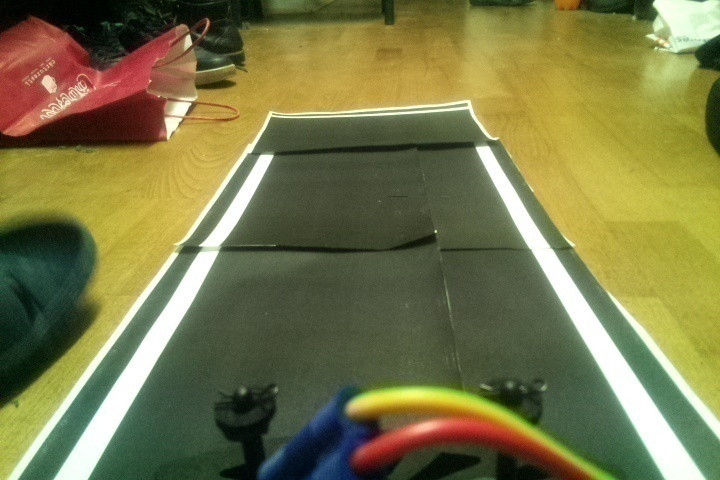
#> input picture org.jpg, 720 x 480 px
$ python test.py   (Python 2 division)
#> lines starting #> are read from the running program, lines starting #| are printed output that depends on the picture; after the words box and inside, x2 and y2 are one past the last pixel; in counts of white or black regions, pixels touching at a corner belong together
import cv2
#from picamera import PiCamera
from time import sleep
#from picamera.array import PiRGBArray
import numpy as np
import copy

def draw_lines(img, lines, color=[255, 0, 0], thickness=2):
    """
    NOTE: this is the function you might want to use as a starting point once you want to
    average/extrapolate the line segments you detect to map out the full
    extent of the lane (going from the result shown in raw-lines-example.mp4
    to that shown in P1_example.mp4).

    Think about things like separating line segments by their
    slope ((y2-y1)/(x2-x1)) to decide which segments are part of the left
    line vs. the right line.  Then, you can average the position of each of
    the lines and extrapolate to the top and bottom of the lane.

    This function draws `lines` with `color` and `thickness`.
    Lines are drawn on the image inplace (mutates the image).
    If you want to make the lines semi-transparent, think about combining
    this function with the weighted_img() function below
    """
    for line in lines:
        for x1,y1,x2,y2 in line:
            cv2.line(img, (x1, y1), (x2, y2), color, thickness)

def hough_lines(img, rho, theta, threshold, min_line_len, max_line_gap):
    """
    `img` should be the output of a Canny transform.

    Returns an image with hough lines drawn.
    """
    lines = cv2.HoughLinesP(img, rho, theta, threshold, np.array([]), minLineLength=min_line_len, maxLineGap=max_line_gap)
    line_img = np.zeros((img.shape[0], img.shape[1], 3), dtype=np.uint8)
    return (line_img, lines)

# Python 3 has support for cool math symbols.

def weighted_img(img, initial_img, a=0.8, b=1., g=0.):
    """
    `img` is the output of the hough_lines(), An image with lines drawn on it.
    Should be a blank image (all black) with lines drawn on it.

    `initial_img` should be the image before any processing.

    The result image is computed as follows:

    initial_img * a + img * b + hg
    NOTE: initial_img and img must be the same shape!
    """
    return cv2.addWeighted(initial_img, a, img, b, g)

def region_of_interest(img, vertices):
    """
    Applies an image mask.

    Only keeps the region of the image defined by the polygon
    formed from `vertices`. The rest of the image is set to black.
    """
    #defining a blank mask to start with
    mask = np.zeros_like(img)

    #defining a 3 channel or 1 channel color to fill the mask with depending on the input image
    if len(img.shape) > 2:
        channel_count = img.shape[2]  # i.e. 3 or 4 depending on your image
        ignore_mask_color = (255,) * channel_count
    else:
        ignore_mask_color = 255

    #filling pixels inside the polygon defined by "vertices" with the fill color
    cv2.fillPoly(mask, vertices, ignore_mask_color)

    #returning the image only where mask pixels are nonzero
    masked_image = cv2.bitwise_and(img, mask)
    return masked_image
def distancePoint(x1,y1, x2, y2):
	diff1 = x1 - x2
	if (0 > diff1):
		diff1 = diff1 * (-1)

	diff2 = y1 - y2
	if (0 > diff2):
		diff2 = diff2 * (-1)

	return  (diff1 + diff2) / 2

def distanceLines(line1, line2):
	distance = distancePoint(line1[0], line1[1], line2[0], line2[1]) + distancePoint(line1[2], line1[3], line2[2], line2[3])
	return distance / 2

def averageLines(lines):
	threshold = 100
	i = 0
	k = 0
	newList=[]
	alreadyDetected=[]
	while (k < len(lines)):
		alreadyDetected.insert(k,0)
		k+=1
	while (i < len(lines)):
		j = i + 1
		while (j < len(lines)):
			if (threshold > distanceLines(lines[i][0], lines[j][0])):
				alreadyDetected[j]=1
			j = j +1
		i = i +1
	i = 0
	while (i < len(lines)):
		if(0== alreadyDetected[i]):
			newList.insert(len(newList), lines[i])
		i+=1
	return newList
def getCarMargins(image):
	#width in procent
	width = 50
	height = 10
	imgShape=image.shape
	return [(imgShape[1]/2 - (imgShape[1] * width /100 / 2),imgShape[0]), (imgShape[1]/2 + (imgShape[1] * width /100 / 2),imgShape[0]-(imgShape[0] * height/100))]
def drawCarDirection(image, margins):
	#width in procent
	width = 50
	imgShape=image.shape
	cv2.rectangle(image, margins[0], margins[1], [0,255,0], 2)
def getOrientation(image, lines, margins):
	center = [(margins[0][0] + margins[1][0]) / 2, (margins[0][1] + margins[1][1]) / 2]
	laneEnd = []

	if (1 < len(lines)):
		i = 0
		while (2 > i):
			closePoint = lines[i][0]
			secondPoint = copy.copy(lines[i][0])
			#print closePoint, secondPoint, closePoint,distancePoint(secondPoint[2], secondPoint[3], center[0], center[1]),distancePoint(closePoint[0], closePoint[1], center[0], center[1])
			if (distancePoint(closePoint[0], closePoint[1], center[0], center[1]) > distancePoint(secondPoint[2], secondPoint[3], center[0], center[1])):
				closePoint[0] = secondPoint[2]
				closePoint[1] = secondPoint[3]
				closePoint[2] = secondPoint[0]
				closePoint[3] = secondPoint[1]
			i = i + 1

			cv2.circle(image, (closePoint[0], closePoint[1]), 20,[0,0,255], 2)
			laneEnd.insert(len(laneEnd), [closePoint[0], closePoint[1]])

	cv2.line(image, (center[0], center[1]), (center[0], 100), [0,255,0], 2)
	laneLocLeft = laneEnd[0]
	laneLocRight = laneEnd[1]
	if (laneLocLeft[0] > laneLocRight[0]):
		laneLocRight = laneLocLeft
		laneLocLeft = laneEnd[1]
	print "lane left=",laneLocLeft," lane right=", laneLocRight

	distanceLeftLaneCenter = center[0] - laneLocLeft[0]
	distanceRightLaneCenter = laneLocRight[0] - center[0]
	distanceMedium = (distanceLeftLaneCenter + distanceRightLaneCenter) / 2
	distanceLeftLaneProcent = (distanceLeftLaneCenter * 100) / distanceMedium
	distanceRightLaneProcent = (distanceRightLaneCenter * 100) / distanceMedium

	print "Left procent=", distanceLeftLaneProcent, "Right procent=", distanceRightLaneProcent

	cv2.line(image, (laneLocLeft[0], laneLocLeft[1]), (center[0], center[1]),[0,0,255],2)
	cv2.putText(image, str(distanceLeftLaneCenter)+" "+str(distanceLeftLaneProcent)+"%", (laneLocLeft[0] + 20,laneLocLeft[1]-10), 0, 2, [0,0,255],2,cv2.LINE_AA)

	cv2.line(image, (laneLocRight[0], laneLocRight[1]), (center[0], center[1]),[0,0,255],2)
	cv2.putText(image, str(distanceRightLaneCenter) + " "+ str(distanceRightLaneProcent)+"%", (laneLocRight[0] - 300,laneLocRight[1]-10), 0, 2, [0,0,255],2,cv2.LINE_AA)

	print distanceMedium

# [6 lines of commented-out code are left out]

image = cv2.imread("org.jpg")
#> image is the input picture: shape (480, 720, 3); mean B, G, R 72.6, 119.8, 121.5
cv2.imwrite("org.jpg", image)


gray=cv2.cvtColor(image, cv2.COLOR_RGB2GRAY)
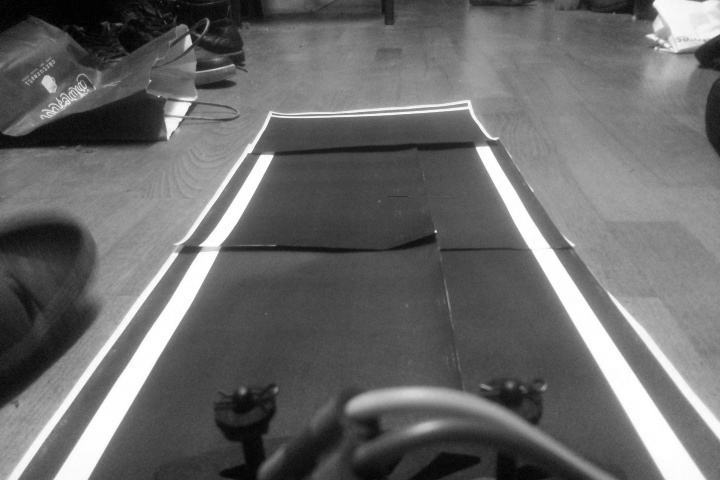
#> gray: shape (480, 720); min 0, max 255, mean 105.9
img_hsv=cv2.cvtColor(image,cv2.COLOR_RGB2HSV)
#> img_hsv: shape (480, 720, 3); mean H, S, V 80.5, 118.6, 130.6

lower_yellow = np.array([20, 100, 100], dtype = "uint8")
upper_yellow = np.array([30, 255, 255], dtype="uint8")
mask_yellow = cv2.inRange(img_hsv, lower_yellow, upper_yellow)
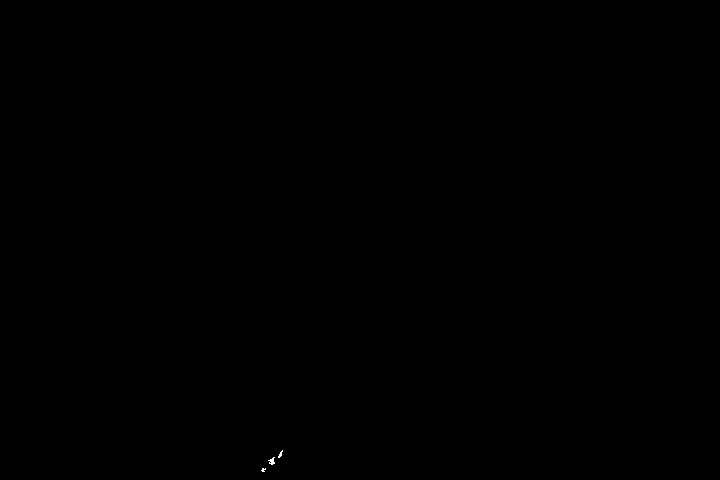
#> mask_yellow: shape (480, 720); 0.02% white in thin lines or dots, all inside (x1, y1, x2, y2) = (261, 450, 283, 472)
mask_white = cv2.inRange(gray, 200, 255)
#> mask_white: shape (480, 720); 7.4% white; 47 white regions (31 under 20 px), largest, box (x1, y1, x2, y2) and area: (476, 146, 706, 480) 8882, (54, 155, 273, 480) 7794, (653, 0, 720, 52) 2614
mask_yw = cv2.bitwise_or(mask_white, mask_yellow)
mask_yw_image = cv2.bitwise_and(gray, mask_yw)

kernel_size = 5
gauss_gray = cv2.GaussianBlur(mask_yw_image,(kernel_size,kernel_size), 0)

low_threshold = 50
high_threshold = 150
canny_edges = cv2.Canny(gauss_gray,low_threshold,high_threshold)
#> canny_edges: shape (480, 720); 1.7% white in thin lines or dots

imshape = image.shape
#> imshape = (480, 720, 3)
lower_left = [imshape[1]/9,imshape[0]]
#> lower_left = [80, 480]
lower_right = [imshape[1]-imshape[1]/9,imshape[0]]
#> lower_right = [640, 480]
top_left = [imshape[1]/2-imshape[1]/8,imshape[0]/2+imshape[0]/5]
#> top_left = [270, 336]
top_right = [imshape[1]/2+imshape[1]/8,imshape[0]/2+imshape[0]/5]
#> top_right = [450, 336]

lower_left=[0,imshape[0] - 20]
#> lower_left = [0, 460]
lower_right=[imshape[1],imshape[0] - 20]
#> lower_right = [720, 460]
top_right=[imshape[1],imshape[0]*1/4]
top_left=[imshape[1]/5,imshape[0]*1/4]


vertices = [np.array([lower_left,top_left,top_right,lower_right],dtype=np.int32)]
roi_image = region_of_interest(canny_edges, vertices)
#> in region_of_interest, `cv2.fillPoly(mask, vertices, ignore_mask_color)`:
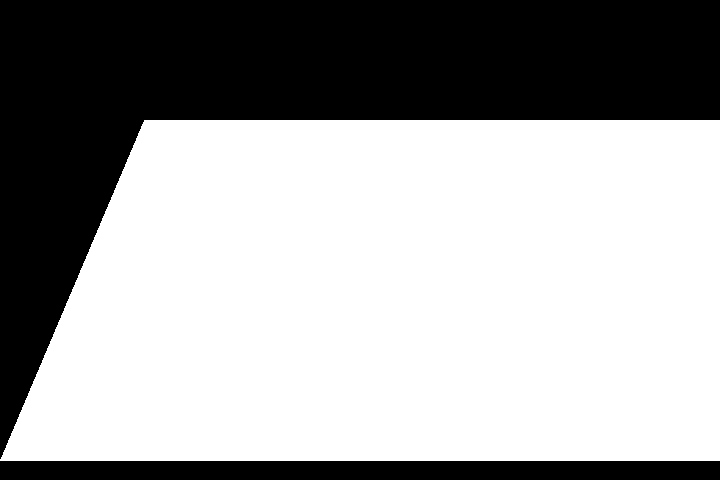
#> mask: shape (480, 720); 63.9% white; 2 black regions, box (x1, y1, x2, y2) and area: (0, 0, 720, 459) 110952, (0, 461, 720, 480) 13680
#> in region_of_interest, `masked_image = cv2.bitwise_and(img, mask)`:
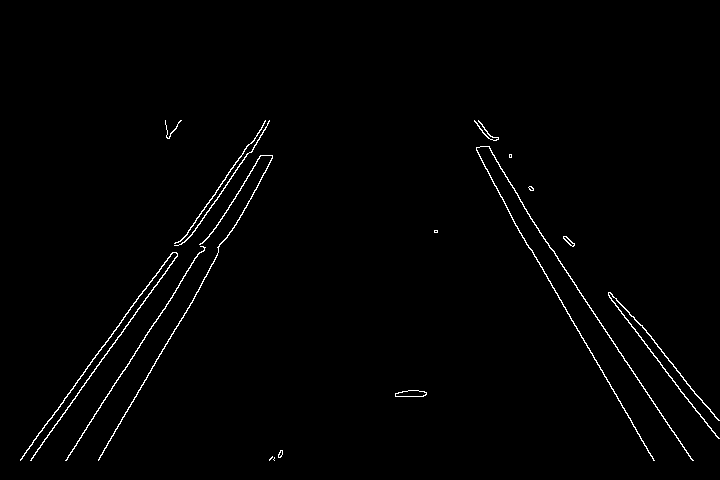
#> masked_image: shape (480, 720); 1.2% white in thin lines or dots, all inside (x1, y1, x2, y2) = (20, 120, 720, 461)

#rho and theta are the distance and angular resolution of the grid in Hough space
#same values as quiz
rho = 2
theta = np.pi/180
#threshold is minimum number of intersections in a grid for candidate line to go to output
threshold = 150
min_line_len = 50
max_line_gap = 300
houghResult = hough_lines(roi_image, rho, theta, threshold, min_line_len, max_line_gap)
#> in hough_lines, `lines = cv2.HoughLinesP(img, rho, theta, threshold, np.array([]), minL..`: lines = [[20, 460, 262, 127], [492, 181, 653, 460], [31, 460, 269, 120], [487, 146, 682, 446], [120, 423, 265, 172], [65, 460, 263, 155], [490, 139, 695, 410], [481, 146, 693, 460], [75, 398, 269, 121], [489, 146, 719, 420], [98, 460, 272, 158]]
line_image = houghResult[0]
#> line_image: shape (480, 720, 3); every value is 0
line_image_avg = copy.copy(line_image)
lines = houghResult[1]
draw_lines(line_image, lines)
#> the loop in draw_lines, `for line in lines:` made 11 passes
#> after the loop in draw_lines, `for line in lines:`:
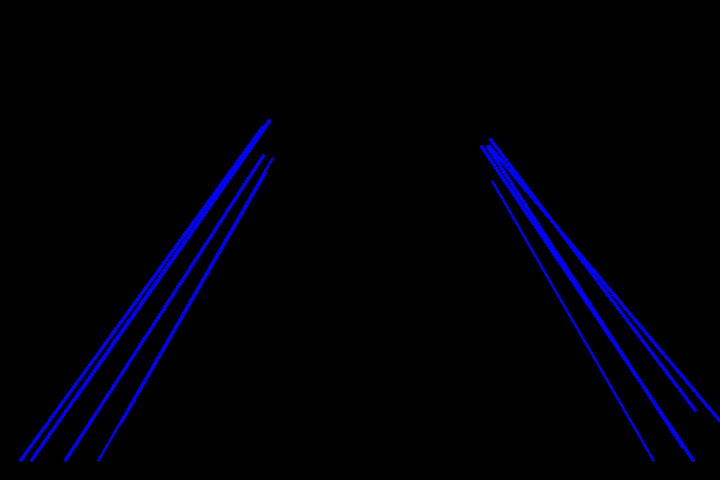
#> img: shape (480, 720, 3); mean of channels 0, 1, 2 7.4, 0, 0; drawn as B, G, R

averageLines = averageLines(lines)
#> the loop in averageLines, `while (k < len(lines)):` made 11 passes
#> after the loop in averageLines, `while (k < len(lines)):`: alreadyDetected = [0, 0, 0, 0, 0, 0, 0, 0, 0, 0, 0]; k = 11
#> the loop in averageLines, `while (i < len(lines)):` made 11 passes
#> after the loop in averageLines, `while (i < len(lines)):`: alreadyDetected = [0, 0, 1, 1, 1, 1, 1, 1, 1, 1, 1]; i = 11
#> the loop in averageLines, `while (i < len(lines)):` made 11 passes
#> after the loop in averageLines, `while (i < len(lines)):`: newList = [[[20, 460, 262, 127]], [[492, 181, 653, 460]]]
#> averageLines = [[[20, 460, 262, 127]], [[492, 181, 653, 460]]]
print averageLines
#| [array([[ 20, 460, 262, 127]], dtype=int32), array([[492, 181, 653, 460]], dtype=int32)]
draw_lines(line_image_avg, averageLines)
#> the loop in draw_lines (call 2), `for line in lines:` made 2 passes


margins = getCarMargins(line_image_avg)
#> margins = [(180, 480), (540, 432)]
print margins
#| [(180, 480), (540, 432)]
drawCarDirection(line_image_avg, margins)
print 'get orientation'
getOrientation(line_image_avg, averageLines, margins)
#> in getOrientation, `center = [(margins[0][0] + margins[1][0]) / 2, (margins[0][1] + margin..`: center = [360, 456]
#> the loop in getOrientation, `while (2 > i):` made 2 passes
#> (secondPoint, i) on passes 1 to 2: ([20, 460, 262, 127], 1), ([492, 181, 653, 460], 2)
#> after the loop in getOrientation, `while (2 > i):`:
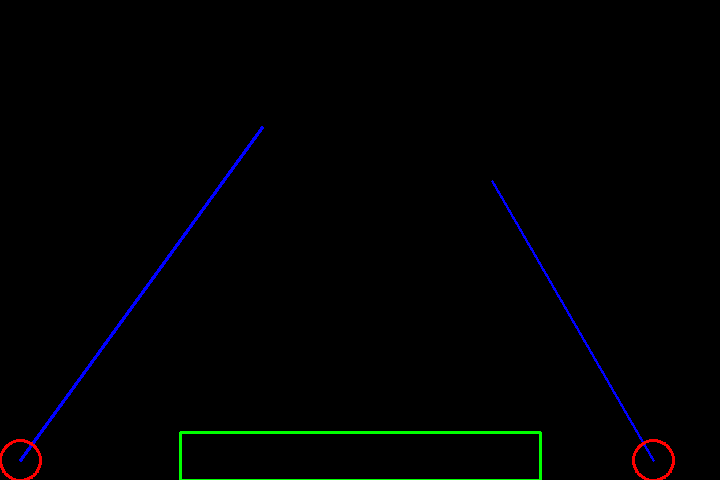
#> image: shape (480, 720, 3); mean of channels 0, 1, 2 1.6, 1.3, 0.5; drawn as B, G, R
#> after the loop in getOrientation, `while (2 > i):`: i = 2; laneEnd = [[20, 460], [653, 460]]
#> in getOrientation, `laneLocLeft = laneEnd[0]`: laneLocLeft = [20, 460]
#> in getOrientation, `laneLocRight = laneEnd[1]`: laneLocRight = [653, 460]
#| lane left= [20, 460]  lane right= [653, 460]
#> in getOrientation, `distanceLeftLaneCenter = center[0] - laneLocLeft[0]`: distanceLeftLaneCenter = 340
#> in getOrientation, `distanceRightLaneCenter = laneLocRight[0] - center[0]`: distanceRightLaneCenter = 293
#> in getOrientation, `distanceMedium = (distanceLeftLaneCenter + distanceRightLaneCenter) / 2`: distanceMedium = 316
#> in getOrientation, `distanceLeftLaneProcent = (distanceLeftLaneCenter * 100) / distanceMed..`: distanceLeftLaneProcent = 107
#> in getOrientation, `distanceRightLaneProcent = (distanceRightLaneCenter * 100) / distanceM..`: distanceRightLaneProcent = 92
#| Left procent= 107 Right procent= 92
#| 316


result = weighted_img(line_image_avg, image, a=0.8, b=1., g=0.)
#> in weighted_img, `return cv2.addWeighted(initial_img, a, img, b, g)`:
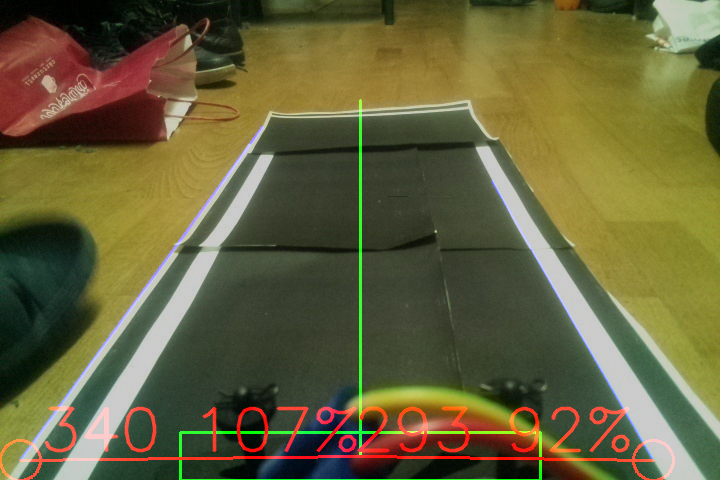
#> returned value: shape (480, 720, 3); mean of channels 0, 1, 2 58.8, 97.3, 101.2; drawn as B, G, R


cv2.imwrite("a.jpg", gray)
cv2.imwrite("b.jpg", img_hsv)
cv2.imwrite("c.jpg", mask_yw_image)
cv2.imwrite("d.jpg", gauss_gray)
cv2.imwrite("e.jpg", canny_edges)
cv2.imwrite("f.jpg", roi_image)
cv2.imwrite("g.jpg", line_image)
cv2.imwrite("h.jpg", line_image_avg)
cv2.imwrite("j.jpg", result)
